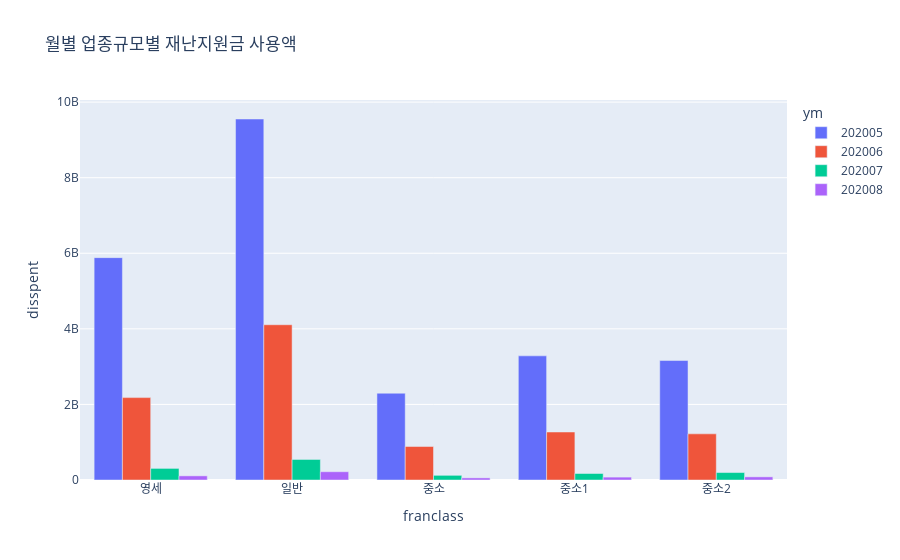

This figure's notebook cell:
### Code cell
fig = px.bar(df, x = 'franclass', y = 'disspent', color = 'ym', barmode = 'group',
             title='월별 업종규모별 재난지원금 사용액')
fig.show()

### Figure 1 — Plotly figure (JSON) as saved in the notebook; plotly's stock layout.template omitted (floating-point values rounded to 4 significant figures)
{"data": [{"alignmentgroup": "True", "hovertemplate": "ym=202005<br>franclass=%{x}<br>disspent=%{y}<extra></extra>", "legendgroup": "202005", "marker": {"color": "#636efa"}, "name": "202005", "offsetgroup": "202005", "orientation": "v", "showlegend": true, "textposition": "auto", "type": "bar", "x": ["영세", "일반", "중소", "중소1", "중소2"], "xaxis": "x", "y": [5884366379, 9552976062, 2296089334, 3285220071, 3161442778], "yaxis": "y"}, {"alignmentgroup": "True", "hovertemplate": "ym=202006<br>franclass=%{x}<br>disspent=%{y}<extra></extra>", "legendgroup": "202006", "marker": {"color": "#EF553B"}, "name": "202006", "offsetgroup": "202006", "orientation": "v", "showlegend": true, "textposition": "auto", "type": "bar", "x": ["영세", "일반", "중소", "중소1", "중소2"], "xaxis": "x", "y": [2180389619, 4108500921, 886040496, 1270086023, 1221331965], "yaxis": "y"}, {"alignmentgroup": "True", "hovertemplate": "ym=202007<br>franclass=%{x}<br>disspent=%{y}<extra></extra>", "legendgroup": "202007", "marker": {"color": "#00cc96"}, "name": "202007", "offsetgroup": "202007", "orientation": "v", "showlegend": true, "textposition": "auto", "type": "bar", "x": ["영세", "일반", "중소", "중소1", "중소2"], "xaxis": "x", "y": [306847591, 543531149, 123613668, 172074343, 197491074], "yaxis": "y"}, {"alignmentgroup": "True", "hovertemplate": "ym=202008<br>franclass=%{x}<br>disspent=%{y}<extra></extra>", "legendgroup": "202008", "marker": {"color": "#ab63fa"}, "name": "202008", "offsetgroup": "202008", "orientation": "v", "showlegend": true, "textposition": "auto", "type": "bar", "x": ["영세", "일반", "중소", "중소1", "중소2"], "xaxis": "x", "y": [109575881, 218778761, 55755977, 76523536, 83021019], "yaxis": "y"}], "layout": {"barmode": "group", "legend": {"title": {"text": "ym"}, "tracegroupgap": 0}, "title": {"text": "월별 업종규모별 재난지원금 사용액"}, "xaxis": {"anchor": "y", "domain": [0, 1], "title": {"text": "franclass"}}, "yaxis": {"anchor": "x", "domain": [0, 1], "title": {"text": "disspent"}}}}
